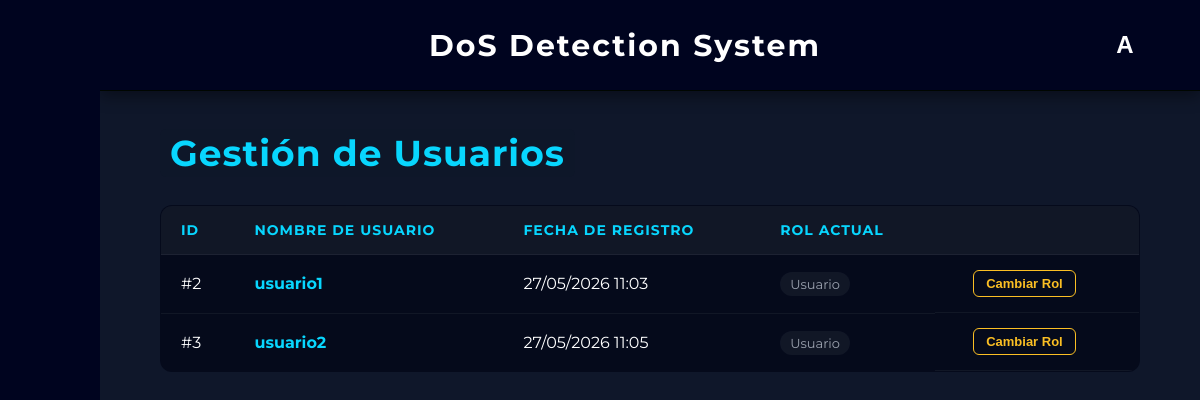
The page /admin/usuarios (signed in) on the database as committed earlier.
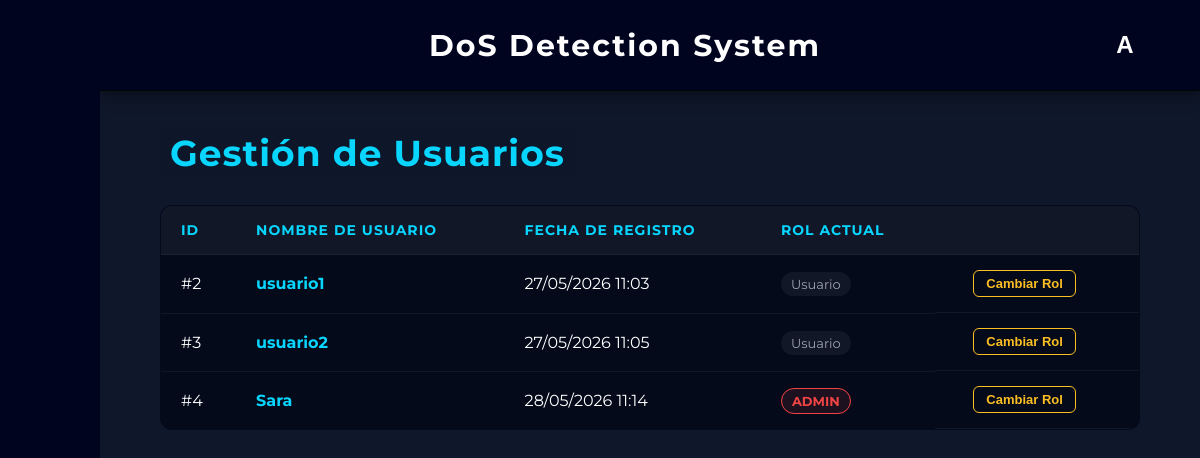
The same page on the database as committed later.
### app/models.py (models this page shows, shortened)
class User(db.Model):
    __tablename__ = 'usuarios'
    id = db.Column(db.Integer, primary_key=True)
    username = db.Column(db.String(50), unique=True, nullable=False)
    password_hash = db.Column(db.String(256), nullable=False)
    fecha_registro = db.Column(db.DateTime, default=datetime.now(pytz.timezone('Europe/Madrid')))
    is_admin = db.Column(db.Boolean, default=False)

### app/routes/pages/admin.py (the view)
@admin_bp.route("/admin/usuarios")
@admin_required
def gestion_usuarios():
    current_admin_id = session.get('user_id')
    usuarios = User.query.filter(User.id != current_admin_id).all()
    return render_template("admin_usuarios.html", usuarios=usuarios)

### app/routes/pages/admin.py (called while the page is built)
def admin_required(f):
    @wraps(f)
    def decorated_function(*args, **kwargs):
        if not session.get('is_admin'):
            flash("Acceso denegado. Se requieren permisos de administrador.", "error")
            return redirect(url_for('dashboard.dashboard'))
        return f(*args, **kwargs)
    return decorated_function

### app/templates/admin_usuarios.html (shortened to what this page needs)
{% extends "base.html" %}
{% block content %}
<div style="padding: 40px 60px;">
    <h2><span style="color: #08d6fe; background-color: #0f172ad3; padding: 2px 10px; border-radius: 6px; margin-bottom: 30px; font-size: 36px; letter-spacing: 1px;">Gestión de Usuarios</span></h2>
    <table class="glass-table" style="margin-top: 30px;">
        <thead>
            <tr>
                <th>ID</th>
                <th>Nombre de Usuario</th>
                <th>Fecha de Registro</th>
                <th>Rol Actual</th>
                <th style="text-align: center;"> </th>
            </tr>
        </thead>
        <tbody>
            {% for u in usuarios %}
            <tr>
                <td>#{{ u.id }}</td>
                <td>
                    <a href="{{ url_for('admin.ver_detalles', user_id=u.id) }}" style="color: #08d6fe; text-decoration: none; font-weight: bold; transition: color 0.2s;" onmouseover="this.style.color='#ffffff'" onmouseout="this.style.color='#08d6fe'">
                         {{ u.username }}
                    </a>
                </td>
                <td>{{ u.fecha_registro.strftime('%d/%m/%Y %H:%M') if u.fecha_registro else '---' }}</td>
                <td>
                    {% if u.is_admin %}
                        <span style="color: #ef4444; font-weight: bold; background: rgba(239, 68, 68, 0.1); padding: 4px 10px; border-radius: 20px; border: 1px solid #ef4444; font-size: 13px;">ADMIN</span>
                    {% else %}
                        <span style="color: #9ca3af; background: rgba(255, 255, 255, 0.05); padding: 4px 10px; border-radius: 20px; font-size: 13px;">Usuario</span>
                    {% endif %}
                </td>
                <td style="text-align: center; display: flex; justify-content: center; gap: 15px; align-items: center;">
                    <form action="{{ url_for('admin.toggle_admin', user_id=u.id) }}" method="POST" style="margin: 0;">
                        <button type="submit" style="background: transparent; color: #fbbf24; border: 1px solid #fbbf24; padding: 5px 12px; border-radius: 6px; font-size: 13px; font-weight: bold; cursor: pointer; transition: all 0.2s;" onmouseover="this.style.background='rgba(251, 191, 36, 0.1)'" onmouseout="this.style.background='transparent'">
                             Cambiar Rol
                        </button>
                    </form>
                </td>
            </tr>
            {% else %}
            <tr>
                <td colspan="5" style="text-align: center; padding: 30px; opacity: 0.7;">No hay otros usuarios registrados en el sistema.</td>
            </tr>
            {% endfor %}
        </tbody>
    </table>
</div>
{% endblock %}

### app/templates/base.html (shortened to what this page needs)
<!DOCTYPE html>
<html lang="en">
<head>
    <link rel='stylesheet' href='https://cdn-uicons.flaticon.com/2.2.0/uicons-regular-rounded/css/uicons-regular-rounded.css'>
    <link rel='stylesheet' href='https://cdn-uicons.flaticon.com/2.2.0/uicons-thin-rounded/css/uicons-thin-rounded.css'>
    <link rel="stylesheet" href="{{ url_for('static', filename='css/style.css') }}">
</head>
<body class="body-home">
    {% if request.endpoint not in ['main.index', 'auth.login', 'auth.register'] %}
        <div class="app-layout">
            <aside class="sidebar" id="appSidebar">
                <div class="sidebar-top">
                    <button class="side-btn hamburger" onclick="toggleSidebar()">
                    </button>
                </div>
                <div class="sidebar-middle">
                    <button class="side-btn" onclick="location.href='/dashboard'" title="Inicio">
                    </button>
                    <button class="side-btn" onclick="location.href='/dispositivos'" title="Dispositivos">
                    </button>
                    <button class="side-btn" onclick="location.href='/modelos'" title="Modelos">
                    </button>
                    <button class="side-btn" onclick="location.href='/evaluacion'" title="Evaluación">
                    </button>
                </div>
            </aside>
            <main class="main-content">
                <header class="app-header">
                    <div class="app-title">
                        <a href="{{ url_for('dashboard.dashboard') }}" style="text-decoration: none;">
                            <h2>DoS Detection System</h2>
                        </a>
                    </div>
                    <div class="user-menu-container">
                        <button class="user-btn" onclick="toggleDropdown()">
                            {% if session.get('guest') %}
                                I
                            {% elif session.get('username') %}
                                {{ session.get('username')[0] | upper }}
                            {% else %}
                                U
                            {% endif %}
                        </button>
                    </div>
                </header>
                <div style="height: calc(100vh - 90px); overflow-y: auto;">
    {% else %}
        <div class="{% block container_class %}container{% endblock %}">
    {% endif %}
        {% block content %}{% endblock %}
    {% if request.endpoint not in ['main.index', 'auth.login', 'auth.register'] %}
                </div>
            </main>
        </div>
    {% else %}
        </div>
    {% endif %}
</body>
</html>

### app/static/css/style.css (style rules this page uses)
* { margin: 0; padding: 0; box-sizing: border-box; }
body { font-family: 'Montserrat'; background-color: #0f172a; color: #e5e7eb; }
button { background-color: #013d76; color: white; border: none; padding: 10px 15px; border-radius: 8px; cursor: pointer; margin-right: 10px; font-weight: bold; }
.body-home { background-image: url('../img/fondo.png'); background-size: cover; background-position: center; background-repeat: no-repeat; background-attachment: fixed; margin: 0; height: 100vh; }
.app-layout { display: flex; height: 100vh; width: 100%; }
.main-content { flex-grow: 1; display: flex; flex-direction: column; padding: 0; }
.sidebar { width: 100px; flex-shrink: 0; background-color: #00041f; border-radius: 0; display: flex; flex-direction: column; align-items: flex-start; justify-content: space-between; padding: 40px 0 40px 22.5px; z-index: 10; transition: width 0.3s ease; }
.sidebar-middle { display: flex; flex-direction: column; gap: 25px; }
.side-btn { width: 55px; height: 55px; border: none; background-color: transparent; color: white; font-size: 22px; font-weight: bold; cursor: pointer; display: flex; align-items: center; justify-content: flex-start; padding-left: 15px; transition: width 0.3s ease, transform 0.2s, color 0.2s; box-shadow: none; overflow: hidden; white-space: nowrap; }
.side-btn.hamburger { font-size: 20px; font-weight: normal; }
.app-header { background-color: #00041f !important; border-bottom: 1px solid #000600 !important; display: flex; justify-content: space-between; align-items: center; padding: 20px 50px; box-shadow: 0 5px 15px rgba(0,0,0,0.4); z-index: 5; }
.app-title { flex-grow: 1; text-align: center; background: transparent !important; border: none !important; box-shadow: none !important; }
.app-title h2 { color: white; margin: 0; font-size: 30px; font-weight: 700; letter-spacing: 2px; text-shadow: none; }
.user-menu-container { position: relative; display: inline-block; }
.user-btn { width: 50px; height: 50px; background-color: transparent; border: none; color: white; font-size: 24px; font-weight: bold; margin-right: 0; cursor: pointer; display: flex; align-items: center; justify-content: center; transition: color 0.2s ease, transform 0.2s ease; }
header { background-color: #020617; padding: 15px; text-align: center; border-bottom: 1px solid #1f2937; }
.glass-table { width: 100%; border-collapse: collapse; background-color: rgba(2, 6, 23, 0.726); border: 1px solid rgba(255, 255, 255, 0.1); border-radius: 12px; overflow: hidden; color: white; }
.glass-table th, .glass-table td { padding: 15px 20px; text-align: left; border-bottom: 1px solid rgba(255, 255, 255, 0.05); }
.glass-table th { background-color: rgba(255, 255, 255, 0.05); font-weight: bold; color: #08d6fe; text-transform: uppercase; font-size: 14px; letter-spacing: 1px; }

Rows that differ between the two databases and show on the page:
added User: id "4", username "Sara", fecha_registro "28/05/2026 11:14", is_admin "ADMIN"
